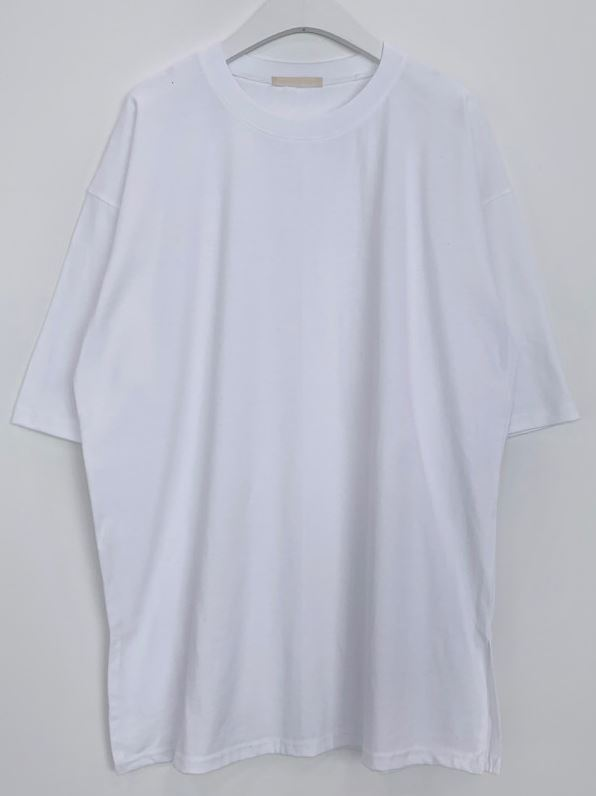
#> input picture 이진화/1..JPG, 596 x 796 px, found by its file name
$ python 'binary 트랙바 사용.py'
#> lines starting #> are read from the running program, lines starting #| are printed output that depends on the picture; after the words box and inside, x2 and y2 are one past the last pixel; in counts of white or black regions, pixels touching at a corner belong together
import cv2

def nothing(x):
    pass

cv2.namedWindow('Binary')
cv2.createTrackbar('threshold', 'Binary', 0, 255, nothing)
cv2.setTrackbarPos('threshold', 'Binary', 127)

img_color = cv2.imread('1..jpg', cv2.IMREAD_COLOR)
#> img_color is the input picture: shape (796, 596, 3); mean B, G, R 202.1, 190.9, 188.8

cv2.imshow('Color', img_color)
cv2.waitKey(0)

img_gray = cv2.cvtColor(img_color, cv2.COLOR_BGR2GRAY)

cv2.imshow('Gray', img_gray)
cv2.waitKey(0)

while(True):
    low = cv2.getTrackbarPos('threshold', 'Binary')
    ret, img_binary = cv2.threshold(img_gray, low, 255, cv2.THRESH_BINARY)
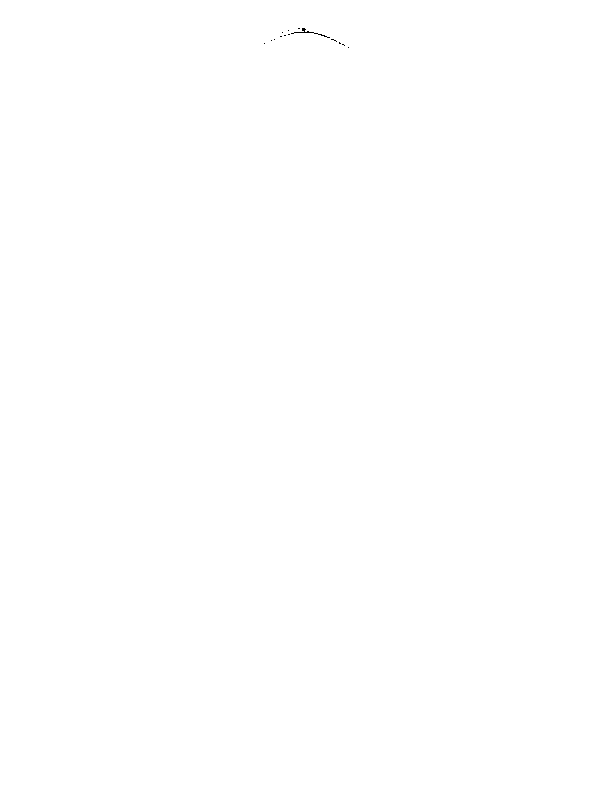
#> img_binary: shape (796, 596); 100% white; black in thin lines or dots, all inside (x1, y1, x2, y2) = (264, 28, 349, 48)
#> ret = 127

    cv2.imshow("Binary", img_binary)
    if cv2.waitKey(1)&0xff == 27:
#> (key Esc is pressed here)
        break


cv2.destroyAllWindows()
